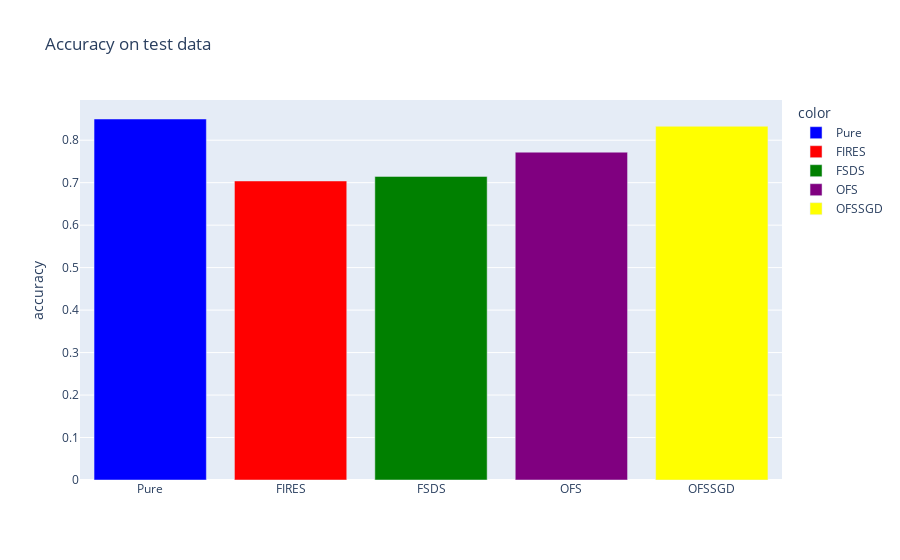

Notebook code cell kept with this figure:
### Code cell
# accuracy on test data
col_names = ["Pure","FIRES","FSDS", "OFS", "OFSSGD"]
values = [accuracy_no_ofs, accuracy_fires, accuracy_fsds, accuracy_ofs, accuracy_ofssgd]
fig = px.bar(x=col_names, y=values, title="Accuracy on test data", labels={"y":"accuracy", "x":""}, color=col_names, color_discrete_map={"Pure":"blue",'FIRES': 'red',
                                                   'FSDS': 'green', 'OFS': 'purple', "OFSSGD":"yellow"})
fig.show()

### Figure 1 — Plotly figure (JSON) as saved in the notebook; plotly's stock layout.template omitted (floating-point values rounded to 4 significant figures)
{"data": [{"alignmentgroup": "True", "hovertemplate": "color=Pure<br>=%{x}<br>accuracy=%{y}<extra></extra>", "legendgroup": "Pure", "marker": {"color": "blue"}, "name": "Pure", "offsetgroup": "Pure", "orientation": "v", "showlegend": true, "textposition": "auto", "type": "bar", "x": ["Pure"], "xaxis": "x", "y": [0.8499], "yaxis": "y"}, {"alignmentgroup": "True", "hovertemplate": "color=FIRES<br>=%{x}<br>accuracy=%{y}<extra></extra>", "legendgroup": "FIRES", "marker": {"color": "red"}, "name": "FIRES", "offsetgroup": "FIRES", "orientation": "v", "showlegend": true, "textposition": "auto", "type": "bar", "x": ["FIRES"], "xaxis": "x", "y": [0.704], "yaxis": "y"}, {"alignmentgroup": "True", "hovertemplate": "color=FSDS<br>=%{x}<br>accuracy=%{y}<extra></extra>", "legendgroup": "FSDS", "marker": {"color": "green"}, "name": "FSDS", "offsetgroup": "FSDS", "orientation": "v", "showlegend": true, "textposition": "auto", "type": "bar", "x": ["FSDS"], "xaxis": "x", "y": [0.7148], "yaxis": "y"}, {"alignmentgroup": "True", "hovertemplate": "color=OFS<br>=%{x}<br>accuracy=%{y}<extra></extra>", "legendgroup": "OFS", "marker": {"color": "purple"}, "name": "OFS", "offsetgroup": "OFS", "orientation": "v", "showlegend": true, "textposition": "auto", "type": "bar", "x": ["OFS"], "xaxis": "x", "y": [0.7718], "yaxis": "y"}, {"alignmentgroup": "True", "hovertemplate": "color=OFSSGD<br>=%{x}<br>accuracy=%{y}<extra></extra>", "legendgroup": "OFSSGD", "marker": {"color": "yellow"}, "name": "OFSSGD", "offsetgroup": "OFSSGD", "orientation": "v", "showlegend": true, "textposition": "auto", "type": "bar", "x": ["OFSSGD"], "xaxis": "x", "y": [0.8328], "yaxis": "y"}], "layout": {"barmode": "relative", "legend": {"title": {"text": "color"}, "tracegroupgap": 0}, "title": {"text": "Accuracy on test data"}, "xaxis": {"anchor": "y", "domain": [0, 1], "title": {"text": ""}}, "yaxis": {"anchor": "x", "domain": [0, 1], "title": {"text": "accuracy"}}}}
